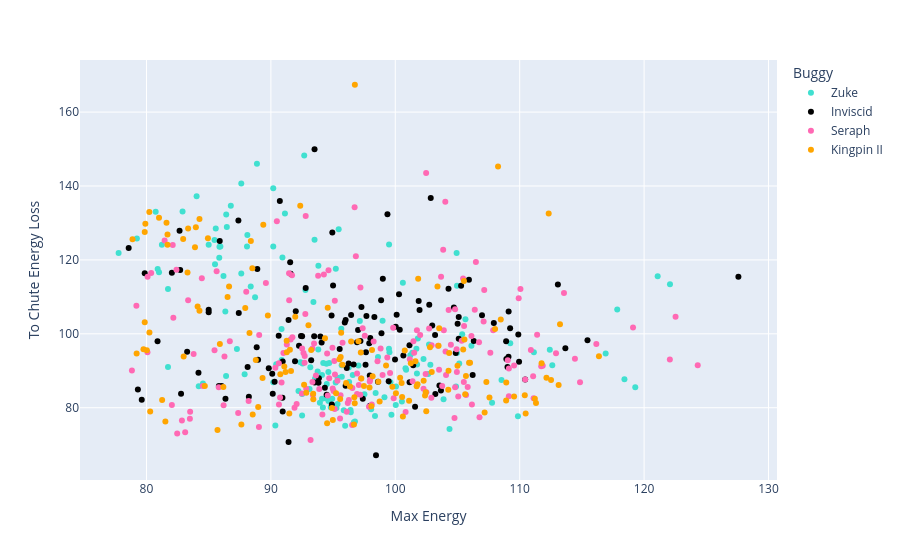

This figure's notebook cell:
### Code cell
px.scatter(freerolls, x='Max Energy', y='To Chute Energy Loss', color='Buggy', hover_data=['Id', 'key', 'Time'], color_discrete_map=cmap)

### Figure 1 — Plotly figure (JSON) as saved in the notebook; plotly's stock layout.template omitted (floating-point values rounded to 4 significant figures; data arrays with more than 128 entries replaced by an {"elided": "..."} marker saying what was removed)
{"data": [{"customdata": {"elided": "144x3 mixed values"}, "hovertemplate": "Buggy=Zuke<br>Max Energy=%{x}<br>To Chute Energy Loss=%{y}<br>Id=%{customdata[0]}<br>key=%{customdata[1]}<br>Time=%{customdata[2]}<extra></extra>", "legendgroup": "Zuke", "marker": {"color": "turquoise", "symbol": "circle"}, "mode": "markers", "name": "Zuke", "orientation": "v", "showlegend": true, "type": "scatter", "x": {"elided": "144 float values"}, "xaxis": "x", "y": {"elided": "144 float values"}, "yaxis": "y"}, {"customdata": {"elided": "130x3 mixed values"}, "hovertemplate": "Buggy=Inviscid<br>Max Energy=%{x}<br>To Chute Energy Loss=%{y}<br>Id=%{customdata[0]}<br>key=%{customdata[1]}<br>Time=%{customdata[2]}<extra></extra>", "legendgroup": "Inviscid", "marker": {"color": "black", "symbol": "circle"}, "mode": "markers", "name": "Inviscid", "orientation": "v", "showlegend": true, "type": "scatter", "x": {"elided": "130 float values"}, "xaxis": "x", "y": {"elided": "130 float values"}, "yaxis": "y"}, {"customdata": {"elided": "176x3 mixed values"}, "hovertemplate": "Buggy=Seraph<br>Max Energy=%{x}<br>To Chute Energy Loss=%{y}<br>Id=%{customdata[0]}<br>key=%{customdata[1]}<br>Time=%{customdata[2]}<extra></extra>", "legendgroup": "Seraph", "marker": {"color": "hotpink", "symbol": "circle"}, "mode": "markers", "name": "Seraph", "orientation": "v", "showlegend": true, "type": "scatter", "x": {"elided": "176 float values"}, "xaxis": "x", "y": {"elided": "176 float values"}, "yaxis": "y"}, {"customdata": {"elided": "141x3 mixed values"}, "hovertemplate": "Buggy=Kingpin II<br>Max Energy=%{x}<br>To Chute Energy Loss=%{y}<br>Id=%{customdata[0]}<br>key=%{customdata[1]}<br>Time=%{customdata[2]}<extra></extra>", "legendgroup": "Kingpin II", "marker": {"color": "orange", "symbol": "circle"}, "mode": "markers", "name": "Kingpin II", "orientation": "v", "showlegend": true, "type": "scatter", "x": {"elided": "141 float values"}, "xaxis": "x", "y": {"elided": "141 float values"}, "yaxis": "y"}], "layout": {"legend": {"title": {"text": "Buggy"}, "tracegroupgap": 0}, "margin": {"t": 60}, "xaxis": {"anchor": "y", "domain": [0, 1], "title": {"text": "Max Energy"}}, "yaxis": {"anchor": "x", "domain": [0, 1], "title": {"text": "To Chute Energy Loss"}}}}
